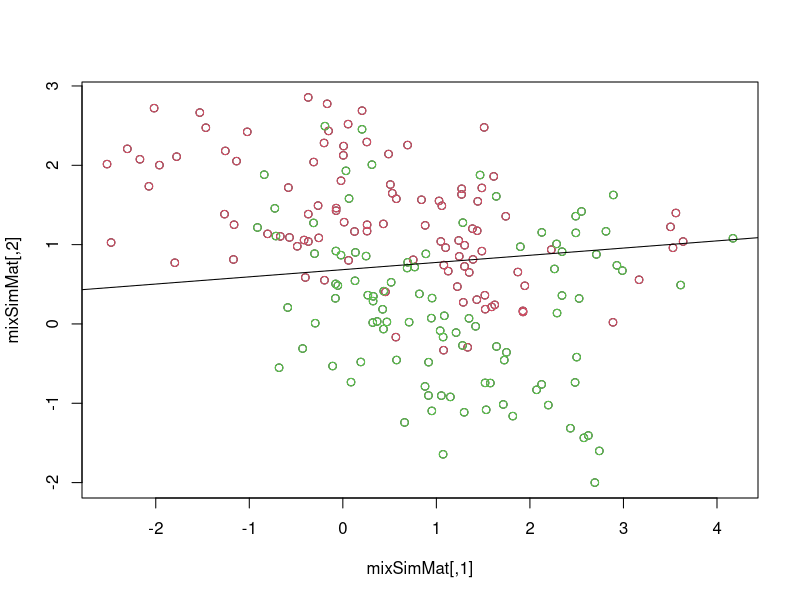
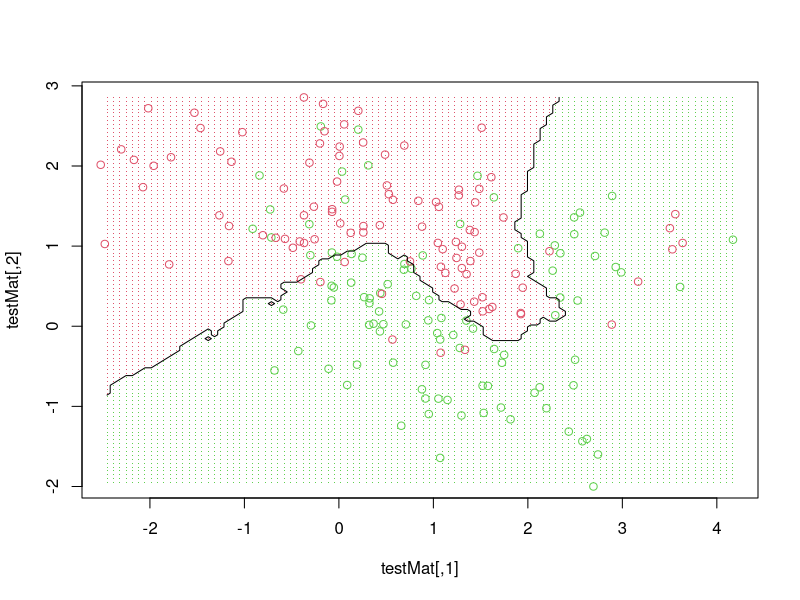
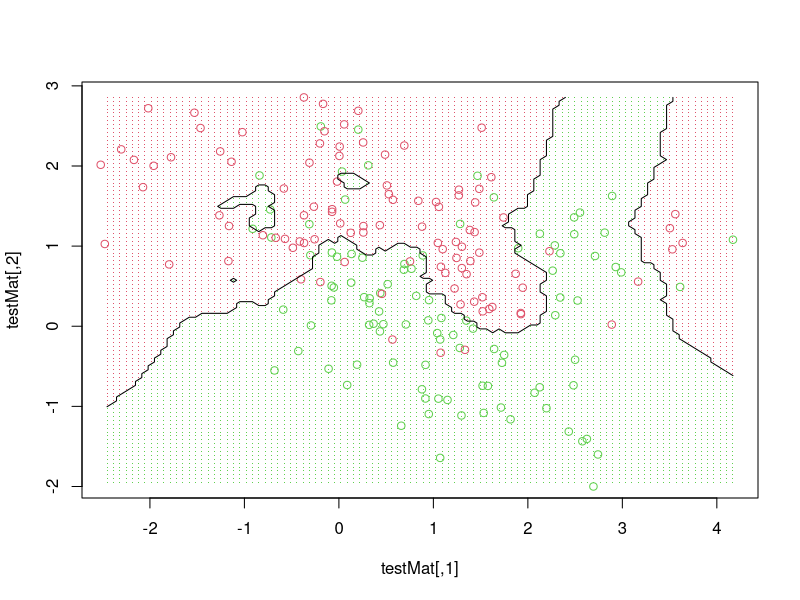
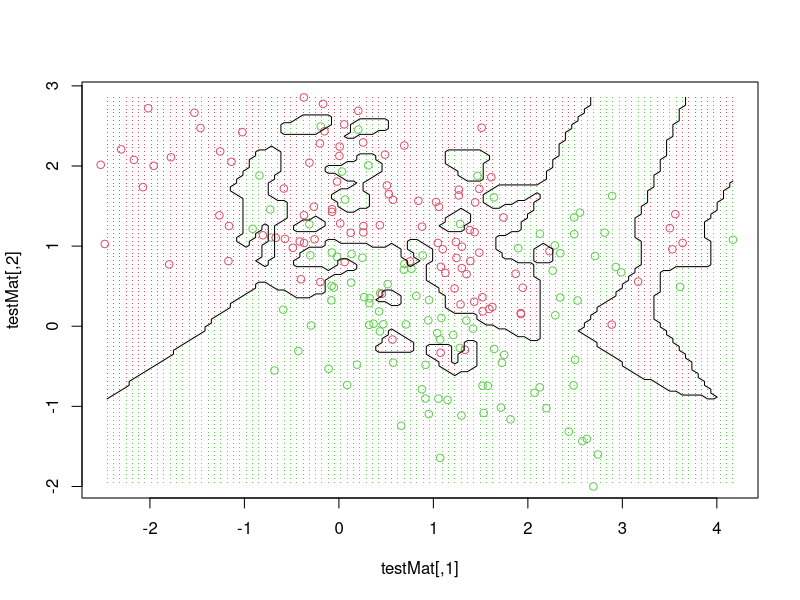

R code for these plots, in order:
# TODO: Add comment
# 
# Author: mike-bowles
###############################################################################

setwd("C:\\Projects\\R")

mixSim <- read.table(file="mixtureSimData.data")
mixSimMat <- matrix(0.0,200,2)

mixSimMat[,1] <- mixSim[1:200,1]
mixSimMat[,2] <- mixSim[201:400,1]

plot(mixSimMat)
points(mixSimMat[101:200,1:2], col = 2)
points(mixSimMat[1:100,1:2], col = 3)
Y <- rep(0.0,200)
Y[101:200] <- 1.0

linMod <- lm(Y~mixSimMat)
coef <- linMod$coefficients

a <- (0.5-coef[1])/coef[3]
b <- -coef[2]/coef[3]
abline(a,b)


maxX1 <- max(mixSimMat[,1])
minX1 <- min(mixSimMat[,1])
maxX2 <- max(mixSimMat[,2])
minX2 <- min(mixSimMat[,2])

testMat <- matrix(0.0,10000,2)

for(i in 1:100){
	for(j in 1:100){
		x1 <- minX1 + i*(maxX1 - minX1)/100
		x2 <- minX2 + j*(maxX2 - minX2)/100
		index <- (i-1)*100 + j
		testMat[index,1] <- x1
		testMat[index,2] <- x2
	}	
}


XX <- c((1:100)*(maxX1 - minX1))
XX <- XX/100
XX <- XX + minX1

YY <- c((1:100)*(maxX2 - minX2))
YY <- YY/100
YY <- YY + minX2


#1st knn plot (15)
require(class)
KNN <- knn(mixSimMat, testMat, Y, 15)
ZZ <- matrix(0.0,100,100)
for(i in 1:100){
	for(j in 1:100){
		index <- (i-1)*100 + j
		ZZ[i,j] <- KNN[index]
	}
}
I1 <- which(KNN == 1)

plot(testMat, pch=".")
points(testMat[I1,], col=2, pch=".")
points(testMat[-I1,],col = 3, pch=".")
points(mixSimMat[1:100,], col = 3)
points(mixSimMat[101:200,], col = 2)
contour(XX,YY,ZZ,levels = 1.5, drawlabels = FALSE, add = TRUE)


#second knn plot (5)
KNN <- knn(mixSimMat, testMat, Y, 5)
ZZ <- matrix(0.0,100,100)
for(i in 1:100){
	for(j in 1:100){
		index <- (i-1)*100 + j
		ZZ[i,j] <- KNN[index]
	}
}
I1 <- which(KNN == 1)

plot(testMat, pch=".")
points(testMat[I1,], col=2, pch=".")
points(testMat[-I1,],col = 3, pch=".")
points(mixSimMat[1:100,], col = 3)
points(mixSimMat[101:200,], col = 2)
contour(XX,YY,ZZ,levels = 1.5, drawlabels = FALSE, add = TRUE)


# third knn plot (1)
KNN <- knn(mixSimMat, testMat, Y, 1)
ZZ <- matrix(0.0,100,100)
for(i in 1:100){
	for(j in 1:100){
		index <- (i-1)*100 + j
		ZZ[i,j] <- KNN[index]
	}
}
I1 <- which(KNN == 1)

plot(testMat, pch=".")
points(testMat[I1,], col=2, pch=".")
points(testMat[-I1,],col = 3, pch=".")
points(mixSimMat[1:100,], col = 3)
points(mixSimMat[101:200,], col = 2)
contour(XX,YY,ZZ,levels = 1.5, drawlabels = FALSE, add = TRUE)

